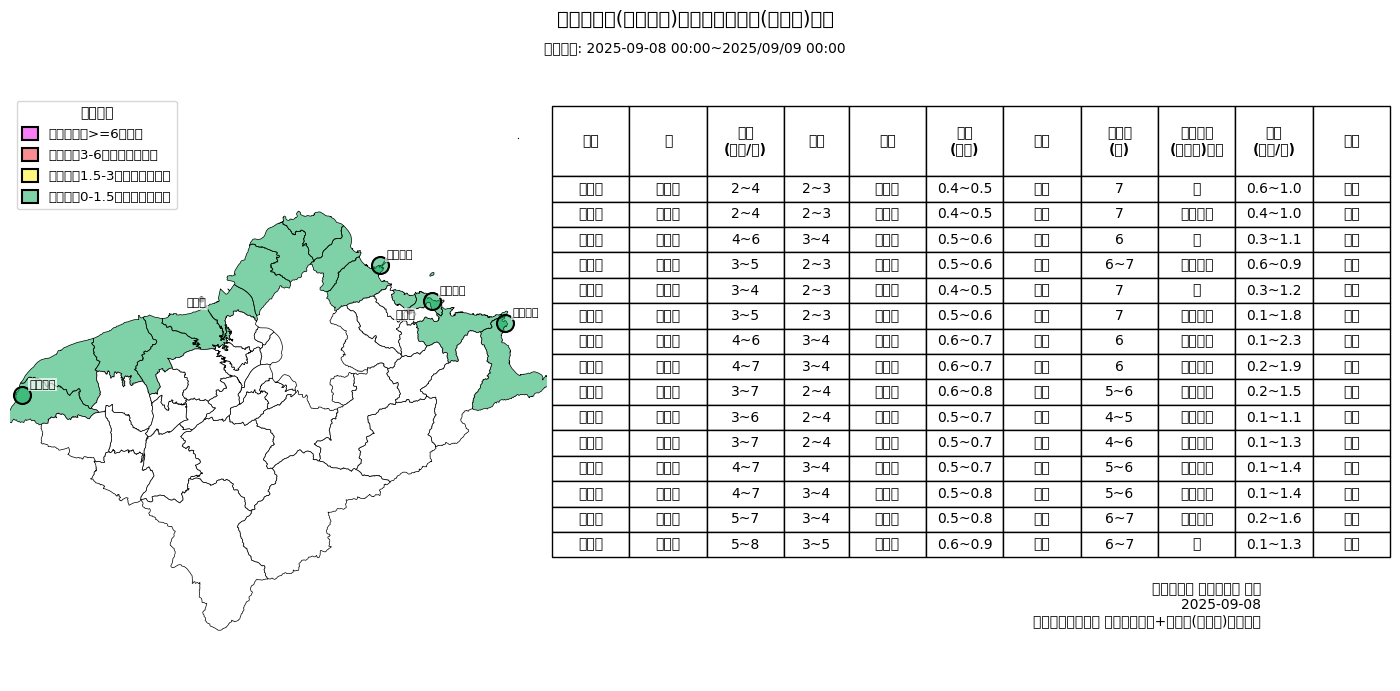

Write the Python code that produced this figure.
import requests
import os
import logging
import time
import json
import pandas as pd
import geopandas as gpd
import matplotlib.pyplot as plt
from matplotlib.colors import ListedColormap
from matplotlib.patches import Circle
from collections import Counter
from datetime import datetime, timedelta

# 設置日誌
logging.basicConfig(level=logging.INFO, format='%(asctime)s - %(levelname)s - %(message)s')

# 從環境變數獲取 API 金鑰
API_KEY = os.getenv("CWA_API_KEY")
if not API_KEY:
    raise ValueError("❌ 環境變數 CWA_API_KEY 未設定！請在 GitHub Secrets 或環境變數中設定")

# 定義儲存目錄（相對路徑）
BASE_DIR = os.path.join(os.getcwd(), "data")
OUTPUT_DIR = os.path.join(os.getcwd(), "images")
SHAPEFILE_DIR = os.path.join(os.getcwd(), "shapefiles")
os.makedirs(BASE_DIR, exist_ok=True)
os.makedirs(OUTPUT_DIR, exist_ok=True)
os.makedirs(SHAPEFILE_DIR, exist_ok=True)

# 定義檔案路徑和 URL
FORECAST_JSON_FILE = os.path.join(BASE_DIR, "F-D0047-095.json")
RISK_0H_JSON_FILE = os.path.join(BASE_DIR, "F-B0083-005.json")  # 當天00:00
RISK_12H_JSON_FILE = os.path.join(BASE_DIR, "F-B0083-006.json")  # 當天12:00
RISK_24H_JSON_FILE = os.path.join(BASE_DIR, "F-B0083-007.json")  # 次日00:00
SHAPEFILE_PATH = os.path.join(SHAPEFILE_DIR, "TOWN_MOI_1140318.shp")

FORECAST_URL = f"https://opendata.cwa.gov.tw/fileapi/v1/opendataapi/F-D0047-095?Authorization={API_KEY}&downloadType=WEB&format=JSON"
RISK_0H_URL = f"https://opendata.cwa.gov.tw/fileapi/v1/opendataapi/F-B0083-005?Authorization={API_KEY}&downloadType=WEB&format=JSON"
RISK_12H_URL = f"https://opendata.cwa.gov.tw/fileapi/v1/opendataapi/F-B0083-006?Authorization={API_KEY}&downloadType=WEB&format=JSON"
RISK_24H_URL = f"https://opendata.cwa.gov.tw/fileapi/v1/opendataapi/F-B0083-007?Authorization={API_KEY}&downloadType=WEB&format=JSON"

# 北北基桃沿海鄉鎮清單
NORTH_TAIWAN_COASTAL_DISTRICTS = {
    "基隆市": ["中正區", "中山區"],
    "新北市": ["貢寮區", "瑞芳區", "萬里區", "金山區", "石門區", "三芝區", "淡水區", "八里區", "林口區"],
    "桃園市": ["蘆竹區", "大園區", "觀音區", "新屋區"],
    "台北市": []
}

# 測站到區的映射
STATION_TO_DISTRICT = {
    "基隆碧砂": ("基隆市", "中正區"),
    "新北龍洞": ("新北市", "貢寮區"),
    "新北野柳": ("新北市", "萬里區"),
    "桃園永安": ("桃園市", "新屋區")
}

# 測站與港口經緯度
STATION_COORDINATES = {
    "基隆碧砂": (121.78639, 25.14667),
    "新北龍洞": (121.9220, 25.1092),
    "新北野柳": (121.68853, 25.20791),
    "桃園永安": (121.02258, 24.98773),
    "基隆港": (121.7430, 25.1310),
    "臺北港": (121.3550, 25.1500)
}

# 風險值與顏色映射
RISK_MAPPING = {
    0: "低（浪高0-1.5公尺或風險低）",
    1: "中（浪高1.5-3公尺或風險中）",
    2: "高（浪高3-6公尺或風險高）",
    3: "極高（浪高>=6公尺）"
}
COLOR_MAPPING = {
    0: "#00A65180",
    1: "#FFF20080",
    2: "#ED1C2480",
    3: "#EE00EE80"
}

def download_file(url, file_path, retries=1, timeout=10):
    for attempt in range(retries + 1):
        try:
            os.makedirs(os.path.dirname(file_path), exist_ok=True)
            response = requests.get(url, timeout=timeout)
            response.raise_for_status()
            with open(file_path, 'wb') as f:
                f.write(response.content)
            logging.info(f"成功下載並覆蓋檔案到: {file_path}")
            return True
        except requests.exceptions.RequestException as e:
            logging.error(f"下載檔案失敗 {url} (嘗試 {attempt + 1}/{retries + 1}): {e}")
            if attempt < retries:
                logging.info(f"等待 5 秒後重試...")
                time.sleep(5)
        except IOError as e:
            logging.error(f"寫入檔案失敗 {file_path}: {e}")
            break
    return False

def parse_numeric(value):
    try:
        return float(value) if value != "-" else None
    except:
        return None

def parse_integer(value):
    try:
        return int(value) if value != "-" else None
    except:
        return None

def parse_direction(values):
    valid_values = [v for v in values if v is not None]
    if not valid_values:
        return "無資料"
    counter = Counter(valid_values)
    return max(counter, key=lambda x: (counter[x], x))

def load_wave_risk_data(file_paths):
    risk_data = []
    for file_path, time_label in file_paths:
        try:
            with open(file_path, "r", encoding="utf-8") as f:
                data = json.load(f)
            locations = data["cwaopendata"]["dataset"]["Location"]
            for loc in locations:
                station_name = loc["LocationName"]
                if station_name in STATION_TO_DISTRICT:
                    lon, lat = STATION_COORDINATES.get(station_name, (None, None))
                    if lon is None or lat is None:
                        logging.warning(f"{station_name} 無經緯度資料，跳過")
                        continue
                    risk_data.append({
                        "station_name": station_name,
                        "county": STATION_TO_DISTRICT[station_name][0],
                        "district": STATION_TO_DISTRICT[station_name][1],
                        f"risk_value_{time_label}": int(loc["RiskValue"]),
                        "longitude": lon,
                        "latitude": lat
                    })
        except Exception as e:
            logging.error(f"載入 {file_path} ({time_label}) 失敗: {e}")
    df = pd.DataFrame(risk_data)
    if df.empty:
        return None
    df = df.groupby(['station_name', 'county', 'district', 'longitude', 'latitude']).agg({
        'risk_value_0h': 'first',
        'risk_value_12h': 'first',
        'risk_value_24h': 'first'
    }).reset_index()
    for col in ['risk_value_0h', 'risk_value_12h', 'risk_value_24h']:
        df[col] = df[col].fillna(99).astype(int)
    df["max_risk"] = df[['risk_value_0h', 'risk_value_12h', 'risk_value_24h']].replace(99, -1).max(axis=1)
    df["max_risk_label"] = df["max_risk"].apply(lambda x: "尚未建置" if x == -1 else RISK_MAPPING[x].split("（")[0])
    return df

def load_forecast_data(file_path):
    try:
        with open(file_path, "r", encoding="utf-8") as f:
            data = json.load(f)
        
        today = datetime.now().replace(hour=0, minute=0, second=0, microsecond=0)
        start_time = today.strftime("%Y-%m-%dT%H:%M:%S+08:00")
        end_time = (today + timedelta(days=1)).strftime("%Y-%m-%dT%H:%M:%S+08:00")
        
        forecast_data = []
        locations = data["cwaopendata"]["Dataset"]["Locations"]["Location"]
        
        target_districts = []
        for districts in NORTH_TAIWAN_COASTAL_DISTRICTS.values():
            target_districts.extend(districts)
        
        for loc in locations:
            location_name = loc["LocationName"]
            if ("沿海" in location_name and 
                any(district in location_name for district in target_districts) and 
                "彭佳嶼" not in location_name):
                for city, districts in NORTH_TAIWAN_COASTAL_DISTRICTS.items():
                    for district in districts:
                        if district in location_name:
                            county = city
                            break
                    else:
                        continue
                    break
                else:
                    continue
                
                lon = float(loc["Longitude"])
                lat = float(loc["Latitude"])
                
                data_entry = {
                    "location_name": location_name,
                    "county": county,
                    "district": district,
                    "longitude": lon,
                    "latitude": lat,
                    "wind_speed": [],
                    "beaufort_scale": [],
                    "wind_direction": [],
                    "wave_height": [],
                    "wave_direction": [],
                    "wave_period": [],
                    "ocean_current_speed": [],
                    "ocean_current_direction": []
                }
                
                for element in loc["WeatherElement"]:
                    element_name = element["ElementName"]
                    for time_data in element["Time"]:
                        data_time = time_data["DataTime"]
                        if start_time <= data_time <= end_time:
                            value = time_data["ElementValue"]
                            if element_name == "風速":
                                data_entry["wind_speed"].append(parse_numeric(value["WindSpeed"]))
                                data_entry["beaufort_scale"].append(parse_integer(value.get("BeaufortScale")))
                            elif element_name == "風向":
                                data_entry["wind_direction"].append(parse_direction([value["WindDirection"]]))
                            elif element_name == "浪高":
                                data_entry["wave_height"].append(parse_numeric(value["WaveHeight"]))
                            elif element_name == "浪向":
                                data_entry["wave_direction"].append(parse_direction([value["WaveDirection"]]))
                            elif element_name == "浪週期":
                                data_entry["wave_period"].append(parse_numeric(value["WavePeriod"]))
                            elif element_name == "流速":
                                data_entry["ocean_current_speed"].append(parse_numeric(value["OceanCurrentSpeed"]))
                            elif element_name == "流向":
                                data_entry["ocean_current_direction"].append(parse_direction([value["OceanCurrentDirection"]]))
                
                max_wave_height = max([x for x in data_entry['wave_height'] if x is not None], default=0)
                alert_level = (
                    3 if max_wave_height >= 6
                    else 2 if max_wave_height > 3
                    else 1 if max_wave_height >= 1.5
                    else 0
                )
                
                wind_speed_range = "無資料"
                if data_entry['wind_speed']:
                    rounded_values = [round(x) for x in data_entry['wind_speed'] if x is not None]
                    min_val = min(rounded_values)
                    max_val = max(rounded_values)
                    wind_speed_range = f"{min_val}" if min_val == max_val else f"{min_val}~{max_val}"
                
                beaufort_scale_range = "無資料"
                if data_entry['beaufort_scale']:
                    values = [x for x in data_entry['beaufort_scale'] if x is not None]
                    min_val = min(values)
                    max_val = max(values)
                    beaufort_scale_range = f"{min_val}" if min_val == max_val else f"{min_val}~{max_val}"
                
                wave_height_range = "無資料"
                if data_entry['wave_height']:
                    rounded_values = [round(x, 1) for x in data_entry['wave_height'] if x is not None]
                    min_val = min(rounded_values)
                    max_val = max(rounded_values)
                    wave_height_range = f"{min_val:.1f}" if min_val == max_val else f"{min_val:.1f}~{max_val:.1f}"
                
                wave_period_range = "無資料"
                if data_entry['wave_period']:
                    rounded_values = [round(x) for x in data_entry['wave_period'] if x is not None]
                    min_val = min(rounded_values)
                    max_val = max(rounded_values)
                    wave_period_range = f"{min_val}" if min_val == max_val else f"{min_val}~{max_val}"
                
                ocean_current_speed_range = "無資料"
                if data_entry['ocean_current_speed']:
                    rounded_values = [round(x, 1) for x in data_entry['ocean_current_speed'] if x is not None]
                    min_val = min(rounded_values)
                    max_val = max(rounded_values)
                    ocean_current_speed_range = f"{min_val:.1f}" if min_val == max_val else f"{min_val:.1f}~{max_val:.1f}"
                
                forecast_data.append({
                    "location_name": location_name,
                    "county": county,
                    "district": district,
                    "longitude": lon,
                    "latitude": lat,
                    "wind_speed_range": wind_speed_range,
                    "beaufort_scale_range": beaufort_scale_range,
                    "wind_direction": parse_direction(data_entry["wind_direction"]),
                    "wave_height_range": wave_height_range,
                    "wave_direction": parse_direction(data_entry["wave_direction"]),
                    "wave_period_range": wave_period_range,
                    "ocean_current_speed_range": ocean_current_speed_range,
                    "ocean_current_direction": parse_direction(data_entry["ocean_current_direction"]),
                    "alert_level": alert_level
                })
        
        df = pd.DataFrame(forecast_data)
        all_districts = [
            ("基隆市", "中正區"), ("基隆市", "中山區"),
            ("新北市", "貢寮區"), ("新北市", "瑞芳區"), ("新北市", "萬里區"),
            ("新北市", "金山區"), ("新北市", "石門區"), ("新北市", "三芝區"),
            ("新北市", "淡水區"), ("新北市", "八里區"), ("新北市", "林口區"),
            ("桃園市", "蘆竹區"), ("桃園市", "大園區"), ("桃園市", "觀音區"),
            ("桃園市", "新屋區")
        ]
        for county, district in all_districts:
            if district not in df["district"].values:
                df = pd.concat([df, pd.DataFrame([{
                    "location_name": f"{district}沿海",
                    "county": county,
                    "district": district,
                    "longitude": None,
                    "latitude": None,
                    "wind_speed_range": "無資料",
                    "beaufort_scale_range": "無資料",
                    "wind_direction": "無資料",
                    "wave_height_range": "無資料",
                    "wave_direction": "無資料",
                    "wave_period_range": "無資料",
                    "ocean_current_speed_range": "無資料",
                    "ocean_current_direction": "無資料",
                    "alert_level": 0
                }])], ignore_index=True)
        
        county_order = {"基隆市": 0, "新北市": 1, "桃園市": 2}
        district_order = {
            "中正區": 0, "中山區": 1,
            "貢寮區": 0, "瑞芳區": 1, "萬里區": 2, "金山區": 3, "石門區": 4,
            "三芝區": 5, "淡水區": 6, "八里區": 7, "林口區": 8,
            "蘆竹區": 0, "大園區": 1, "觀音區": 2, "新屋區": 3
        }
        df["county_order"] = df["county"].map(county_order)
        df["district_order"] = df["district"].map(district_order)
        df = df.sort_values(["county_order", "district_order"]).drop(columns=["county_order", "district_order"])
        
        sent_time = data["cwaopendata"]["Sent"]
        sent_date = sent_time.split("T")[0]
        start_time = f"{sent_date} 00:00"
        end_date = (datetime.strptime(sent_date, "%Y-%m-%d") + timedelta(days=1)).strftime("%Y/%m/%d")
        forecast_time = f"{start_time}~{end_date} 00:00"
        return df, forecast_time
    except Exception as e:
        logging.error(f"載入預報 JSON 失敗: {e}")
        return None, None

def aggregate_risk_by_district(forecast_df, risk_df):
    district_risk = {}
    for district in NORTH_TAIWAN_COASTAL_DISTRICTS["基隆市"] + NORTH_TAIWAN_COASTAL_DISTRICTS["新北市"] + NORTH_TAIWAN_COASTAL_DISTRICTS["桃園市"]:
        district_forecast = forecast_df[forecast_df["district"] == district]
        alert_level = district_forecast["alert_level"].max() if not district_forecast.empty else 0
        district_risk_data = risk_df[risk_df["district"] == district]
        max_risk = district_risk_data["max_risk"].max() if not district_risk_data.empty else -1
        final_risk = max(alert_level, max_risk) if max_risk != -1 else alert_level
        district_risk[district] = final_risk
    return pd.DataFrame(list(district_risk.items()), columns=["district", "risk_value"])

def load_taiwan_map():
    try:
        gdf = gpd.read_file(SHAPEFILE_PATH, encoding='utf-8')
        if gdf.geometry.is_empty.any() or gdf.geometry.isna().any():
            raise ValueError("無效幾何資料")
        if 'TOWNNAME' not in gdf.columns:
            raise ValueError(f"shapefile 缺少 'TOWNNAME' 欄位，可用欄位：{gdf.columns.tolist()}")
        north_taiwan_counties = ["基隆市", "新北市", "台北市", "桃園市"]
        gdf = gdf[gdf["COUNTYNAME"].isin(north_taiwan_counties)]
        gdf = gdf.dissolve(by='TOWNNAME', as_index=False)
        if gdf.geometry.is_empty.any() or gdf.geometry.isna().any():
            raise ValueError("聚合後無效幾何資料")
        coastal_districts = []
        for districts in NORTH_TAIWAN_COASTAL_DISTRICTS.values():
            coastal_districts.extend(districts)
        gdf["is_coastal"] = gdf["TOWNNAME"].apply(lambda x: x in coastal_districts)
        return gdf
    except Exception as e:
        logging.error(f"載入 shapefile 失敗: {e}")
        raise

def plot_north_taiwan_map(forecast_df, risk_df, taiwan_gdf, district_risk_df, forecast_time):
    north_taiwan_stations = ["基隆碧砂", "新北龍洞", "新北野柳", "桃園永安"]
    ports = ["基隆港", "臺北港"]
    
    taiwan_gdf = taiwan_gdf.merge(district_risk_df[['district', 'risk_value']].drop_duplicates(), how="left", left_on="TOWNNAME", right_on="district")
    taiwan_gdf["risk_value"] = taiwan_gdf["risk_value"].fillna(-1).astype(int)
    
    colors = [COLOR_MAPPING[i] for i in [0, 1, 2, 3]]
    cmap = ListedColormap(colors)
    
    plt.rcParams['font.sans-serif'] = ['Noto Sans CJK TC', 'Arial', 'sans-serif']
    plt.rcParams['axes.unicode_minus'] = False
    
    fig, (ax_map, ax_table) = plt.subplots(1, 2, figsize=(14, 7), dpi=100, gridspec_kw={'width_ratios': [1, 1.2]})
    fig.subplots_adjust(wspace=0.05)
    
    taiwan_gdf[taiwan_gdf["is_coastal"]].plot(
        ax=ax_map,
        column="risk_value",
        cmap=cmap,
        edgecolor='black',
        linewidth=0.5,
        legend=False,
        missing_kwds={'color': 'white', 'edgecolor': 'black', 'linewidth': 0.5},
        vmin=0,
        vmax=3
    )
    taiwan_gdf[~taiwan_gdf["is_coastal"]].plot(
        ax=ax_map,
        facecolor='white',
        edgecolor='black',
        linewidth=0.5
    )
    
    for idx, row in risk_df.iterrows():
        if row["station_name"] in north_taiwan_stations:
            if pd.notna(row["longitude"]) and pd.notna(row["latitude"]):
                district = row["district"]
                final_risk = district_risk_df[district_risk_df["district"] == district]["risk_value"].iloc[0]
                if final_risk != -1:
                    ax_map.scatter(
                        row["longitude"],
                        row["latitude"],
                        s=150,
                        facecolor=COLOR_MAPPING[final_risk],
                        edgecolor='black',
                        linewidth=1.5
                    )
                    ax_map.annotate(
                        row["station_name"],
                        xy=(row["longitude"], row["latitude"]),
                        xytext=(5, 5),
                        textcoords="offset points",
                        fontsize=8,
                        fontfamily='Noto Sans CJK TC',
                        color='black',
                        bbox=dict(facecolor='white', alpha=0.7, edgecolor='none', pad=1)
                    )
    
    for port in ports:
        lon, lat = STATION_COORDINATES.get(port, (None, None))
        if lon is not None and lat is not None:
            ax_map.scatter(
                lon,
                lat,
                s=15,
                facecolor='black',
                edgecolor='black',
                linewidth=0.5
            )
            ax_map.annotate(
                port,
                xy=(lon, lat),
                xytext=(-10, -5),
                textcoords="offset points",
                fontsize=8,
                fontfamily='Noto Sans CJK TC',
                color='black',
                bbox=dict(facecolor='white', alpha=0.7, edgecolor='none', pad=1)
            )
    
    ax_map.set_xlim(121.0, 122.0)
    ax_map.set_ylim(24.5, 25.5)
    ax_map.set_axis_off()
    ax_map.set_aspect('auto')
    
    legend_elements = [
        Circle((0, 0), radius=0.04, facecolor=COLOR_MAPPING[i], edgecolor='black', linewidth=1.5, label=RISK_MAPPING[i])
        for i in [3, 2, 1, 0]
    ]
    ax_map.legend(handles=legend_elements, loc="upper left", title="風險等級", prop={'family': 'Noto Sans CJK TC', 'size': 9.6}, handlelength=1.2, handleheight=1.2)
    
    fig.suptitle("基隆北海岸(北北基桃)沿海與異常波浪(瘋狗浪)預報", fontsize=14, fontfamily='Noto Sans CJK TC', x=0.5, y=0.98)
    fig.text(0.5, 0.92, f"預報時間: {forecast_time}", fontsize=10, fontfamily='Noto Sans CJK TC', ha='center')
    
    forecast_df = forecast_df.merge(risk_df[["district", "max_risk", "max_risk_label"]], on="district", how="left")
    forecast_df["max_risk"] = forecast_df["max_risk"].fillna(-1).astype(int)
    forecast_df["max_risk_label"] = forecast_df["max_risk_label"].fillna("尚未建置")
    forecast_df["final_risk"] = forecast_df.apply(lambda row: max(row["alert_level"], row["max_risk"]) if row["max_risk"] != -1 else row["alert_level"], axis=1)
    
    table_data = [
        [
            row["county"],
            row["district"],
            row["wind_speed_range"],
            row["beaufort_scale_range"],
            row["wind_direction"],
            row["wave_height_range"],
            row["wave_direction"],
            row["wave_period_range"],
            row["max_risk_label"],
            row["ocean_current_speed_range"],
            row["ocean_current_direction"]
        ]
        for _, row in forecast_df.iterrows()
    ]
    
    table = ax_table.table(
        cellText=[
            ["縣市", "區", "風速\n(公尺/秒)", "風級", "風向", "浪高\n(公尺)", "浪向", "浪週期\n(秒)", "異常波浪\n(瘋狗浪)風險", "流速\n(公尺/秒)", "流向"]
        ] + table_data,
        cellLoc='center',
        loc='upper center',
        colWidths=[0.12, 0.12, 0.12, 0.1, 0.12, 0.12, 0.12, 0.12, 0.12, 0.12, 0.12]
    )
    table.auto_set_font_size(False)
    table.set_fontsize(10)
    table.scale(1, 1.4)
    
    for (row, col), cell in table.get_celld().items():
        if row == 0:
            cell.set_height(0.12)
    
    for table_row_idx, row in enumerate(forecast_df.iterrows()):
        _, row_data = row
        if row_data["final_risk"] in [1, 2, 3]:
            for col in range(11):
                table[(table_row_idx + 1, col)].set_facecolor(COLOR_MAPPING[row_data["final_risk"]])
    
    for (row, col), cell in table.get_celld().items():
        cell.set_text_props(fontfamily='Noto Sans CJK TC')
        if row == 0:
            cell.set_text_props(weight='bold')
    ax_table.axis('off')
    
    ax_table.text(
        0.95, 0.09,
        f"中央氣象署 基隆氣象站 製圖\n{forecast_time.split(' ')[0]}\n資料來源：氣象署 鄉鎮沿海預報+異常浪(瘋狗浪)風險預報",
        fontsize=10, fontfamily='Noto Sans CJK TC',
        verticalalignment='bottom', horizontalalignment='right'
    )
    
    # 計算前一天日期
    previous_date = (datetime.now() - timedelta(days=1)).strftime("%Y%m%d")
    output_filename = os.path.join(OUTPUT_DIR, f"CWA_waverisk_{previous_date}.png")
    fixed_filename = os.path.join(OUTPUT_DIR, "CWA_waverisk.png")
    
    # 如果固定檔案名已存在，將其改名為前一天日期
    if os.path.exists(fixed_filename):
        try:
            os.rename(fixed_filename, output_filename)
            logging.info(f"已將 {fixed_filename} 改名為 {output_filename}")
        except Exception as e:
            logging.error(f"改名 {fixed_filename} 失敗: {e}")
    
    # 儲存新圖表
    plt.tight_layout(rect=[0, 0, 1, 0.93])
    plt.savefig(fixed_filename, dpi=100, bbox_inches='tight')
    logging.info(f"圖表已儲存至: {fixed_filename}")
    plt.close()

def main():
    current_time = datetime.now().strftime("%Y/%m/%d")
    
    # 下載檔案
    files_to_download = [
        (FORECAST_URL, FORECAST_JSON_FILE, "鄉鎮天氣預報檔案"),
        (RISK_0H_URL, RISK_0H_JSON_FILE, "異常波浪風險檔案（當天00:00）"),
        (RISK_12H_URL, RISK_12H_JSON_FILE, "異常波浪風險檔案（當天12:00）"),
        (RISK_24H_URL, RISK_24H_JSON_FILE, "異常波浪風險檔案（次日00:00）")
    ]
    
    for url, file_path, description in files_to_download:
        if not download_file(url, file_path):
            logging.warning(f"無法下載 {description}，請檢查網路連線或URL")
    
    # 檢查 shapefile 是否存在
    if not os.path.exists(SHAPEFILE_PATH):
        logging.error(f"shapefile 不存在: {SHAPEFILE_PATH}")
        return
    
    # 檢查 shapefile 相關檔案
    required_extensions = ['.shp', '.shx', '.dbf', '.prj']
    for ext in required_extensions:
        if not os.path.exists(os.path.join(SHAPEFILE_DIR, f"TOWN_MOI_1140318{ext}")):
            logging.error(f"缺少 shapefile 相關檔案: {SHAPEFILE_DIR}/TOWN_MOI_1140318{ext}")
            return
    
    # 處理資料並生成圖表
    file_paths = [
        (RISK_0H_JSON_FILE, '0h'),
        (RISK_12H_JSON_FILE, '12h'),
        (RISK_24H_JSON_FILE, '24h')
    ]
    risk_df = load_wave_risk_data(file_paths)
    if risk_df is None or risk_df.empty:
        logging.warning("無可用風險資料，請確保 JSON 檔案存在且格式正確")
        risk_df = pd.DataFrame(columns=["district", "max_risk", "max_risk_label"])
    
    forecast_df, forecast_time = load_forecast_data(FORECAST_JSON_FILE)
    if forecast_df is None or forecast_df.empty:
        logging.error("無可用預報資料，請確保 JSON 檔案存在且格式正確")
        return
    if forecast_time is None:
        forecast_time = f"{current_time}~{(datetime.now() + timedelta(days=1)).strftime('%Y/%m/%d')} 00:00"
    
    district_risk_df = aggregate_risk_by_district(forecast_df, risk_df)
    taiwan_gdf = load_taiwan_map()
    plot_north_taiwan_map(forecast_df, risk_df, taiwan_gdf, district_risk_df, forecast_time)

if __name__ == "__main__":
    main()

